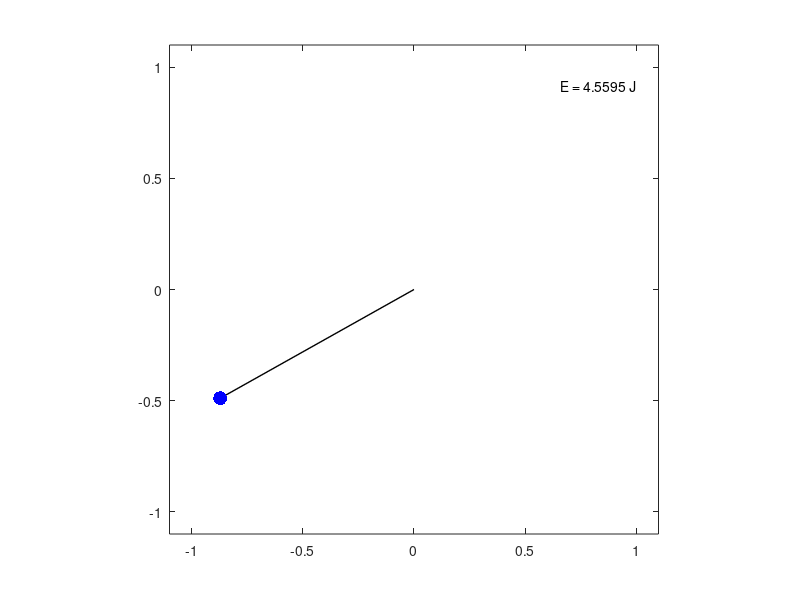

Recreate this plot in MATLAB.
clc;clear; close all;

L = 1;  % lungime pendul
Lm = L * 1.1;  % coordonate maxime pentru axele simularii
g = 9.80665;
m = 0.9;  % masa obiectului
omega = sqrt(g/L);  % pulsatia
T = 2 * pi / omega;  % calcularea unei perioade
theta0 = 45 * pi / 180;  % unghiul initial in radiani
vi = 120 * pi / 180;  % viteza initilala in radiani pe secunda

ti=0; tf=5*T;  % afisarea a 5 perioade
N=100000;  % numar diviziuni
t=linspace(ti,tf,N);  % spatiul timpului
dt=t(2)-t(1);  % diferenta intre 2 momente de timp

theta = zeros(1, N);  % vectorul unghiurilor
vu = theta;  % vectorul vitezelor initiale
theta(1) = theta0;
theta(2) = theta0 + vi * dt;
vu(1) = vi;

for i = 2:N-1
  % formula finala rezultata din lagrangian
  % theta'' + g/L * sin(theta) = 0;
  vu(i) = (theta(i) - theta(i-1)) / dt;
  e = - g / L * sin(theta(i));
  theta(i + 1) = 2 * theta(i) - theta(i - 1)+dt^2 * e;
endfor

x = L * sin(theta);  % coordonata x
y =  - L * cos(theta);  % coordonata y
T = m * vu .^2 * L^2  / 2;  % energia cinetica
U = L * m * g * (1 - cos(theta));  % energia potentiala cu pendul legat la h = L de axa x = 0
H = T + U;  % hamiltonian, energia totala

tic; simt = 0;
while simt < tf
   j=abs(t-simt)==min(abs(t-simt));  % moment timp cel mai apropiat de timpul de simulare
   plot([0 x(j)],[0 y(j)],'-k','LineWidth',1); hold on;  % tija pendulului
   axis square;
   plot(x(j),y(j),'.b','MarkerSize',30);  % obiectul pendulului
   % text(3/5 * Lm, 3/5 * Lm,['E = ',num2str(round(H(j))),' J']);
   text(3/5 * Lm, 5/6 * Lm,['E = ',num2str(H(j)),' J']);  % afisarea energiei
   axis([-Lm , Lm, -Lm, Lm]); hold off;
   simt = toc;
   pause(1e-6);
endwhile
